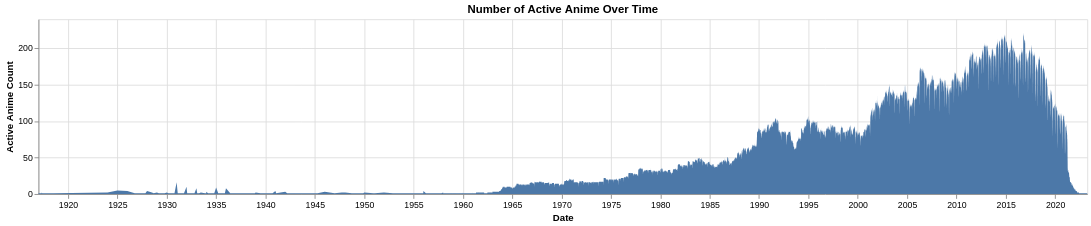

The notebook cell this image was saved under:
### Code cell
chart

### Figure 1 — Vega-Lite specification as saved in the notebook (floating-point values rounded to 4 significant figures; data arrays with more than 128 entries replaced by an {"elided": "..."} marker saying what was removed)
{"config": {"view": {"continuousWidth": 300, "continuousHeight": 300}}, "data": {"name": "data-cdb45b506549620d8d44ceffdbf803f2"}, "mark": {"type": "area"}, "encoding": {"tooltip": [{"field": "date", "type": "temporal"}, {"field": "anime_count", "type": "quantitative"}], "x": {"field": "date", "title": "Date", "type": "temporal"}, "y": {"field": "anime_count", "title": "Active Anime Count", "type": "quantitative"}}, "height": 200, "title": "Number of Active Anime Over Time", "width": 1200, "$schema": "https://vega.github.io/schema/vega-lite/v5.20.1.json", "datasets": {"data-cdb45b506549620d8d44ceffdbf803f2": {"elided": "23967 records"}}}
